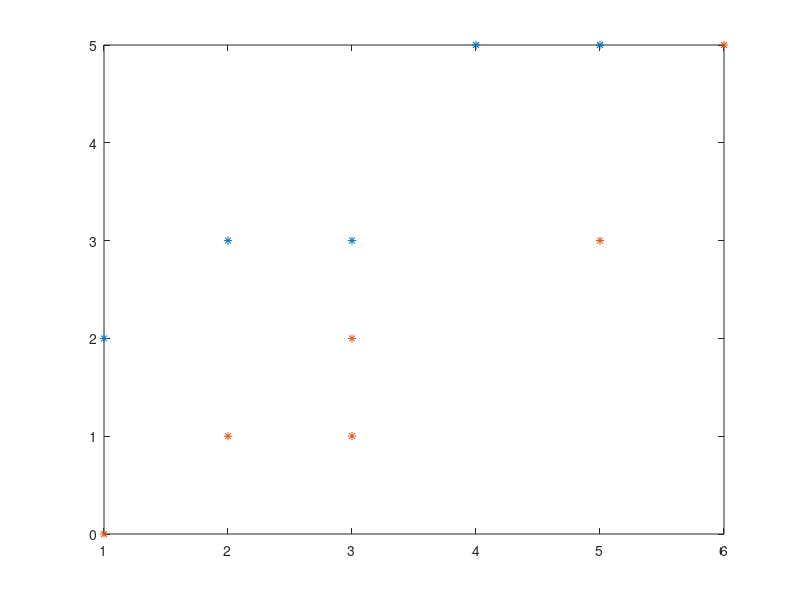

This figure's MATLAB source: (Note: this script raises an error after producing the figure.)
clc;
c1 = [1 2 3 4 5;2 3 3 5 5];
c2 = [1 2 3 3 5 6;0 1 1 2 3 5];
c =[c1 c2]
%[c,claslimits] = generatematrix();
%disp(c);
%c1 = c(:,[1:claslimits(1)]);
%c2 = c(:,[claslimits(1)+1:end]);%
plotxc1 = c1(1,:);
plotyc1 = c1(2,:);
plotxc2 = c2(1,:);
plotyc2 = c2(2,:);
plot(plotxc1,plotyc1,'*');hold on;
plot(plotxc2,plotyc2,'*');
disp('cluster of class1 matrix');
disp('-------------------------------------------------');
disp(c1);
disp('-------------------------------------------------');
disp('cluster of class2 matrix');
disp('-------------------------------------------------');
disp(c2);
disp('-------------------------------------------------');
%caluclating mean for class 1 %
mean1 = [mean(c1(1,:)) mean(c1(2,:))];
%caluclating mean for class 2 %
mean2 = [mean(c2(1,:)) mean(c2(2,:))];


disp('Mean of class-1');
disp('-------------------------------------------------');
disp(mean1);
disp('Mean of class-2');
disp('-------------------------------------------------');
disp(mean2);
disp('----------------------------------------------------');



disp('computing covariance of two classes');
%calculating covariance vector for two classes%
coc1= cov(c1');
coc2 = cov(c2');
disp('-------------------------------------------------');
disp('Variance matrix for class1');
disp(coc1);
disp('-------------------------------------------------');
disp('Variance matrix for class2');
disp(coc2);
disp('-----------------------------------------------------');

%computing with in class matrix%
disp('computing within class matrix');
sw = coc1 + coc2;
disp(sw);
disp('----------------------------------------------');
disp('computing inverse of a matrix');
swinv = inv(sw);
disp(swinv);
disp('-----------------------------------------------------');

%function call to find optimal projection vector%
v = optimalprojection(swinv,mean1,mean2);
disp('optimal projection vector for give data set using fishers lDA');
disp(v);
disp('ploting optimal projection vector');
plotv(v);
disp('-----------------------------------------------');

disp('-----------------------------------------------------------');
disp('projected points on the line for line c1');
%function call to find one dimensional projected points%
pc1 = projectedpoints(v,c1);

disp(pc1);
disp('-----------------------------------------------------------');
disp('projected points on the line for line c2');
pc2 = projectedpoints(v,c2);

disp(pc2);
disp(pc2);
